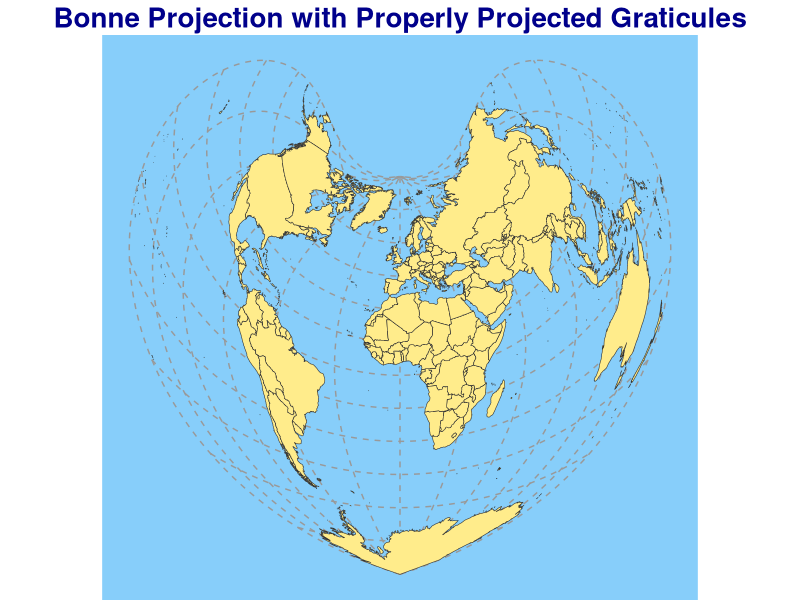

Write the R code that produced this figure.
# Load libraries
library(sf)
library(ggplot2)
library(rnaturalearth)

# Fetch world data
world <- rnaturalearth::ne_countries(scale = "medium", returnclass = "sf")

# Transform the world data to Bonne (heart-shaped)
bonne_crs <- "+proj=bonne +lat_1=45 +lon_0=0"  # Define the Bonne projection CRS
world_heart <- st_transform(world, crs = bonne_crs)

# Generate graticules (gridlines) and reproject them into Bonne projection
graticules <- st_graticule(
  lon = seq(-180, 180, by = 30),  # Longitude lines every 30 degrees
  lat = seq(-90, 90, by = 15)    # Latitude lines every 15 degrees
) %>% 
  st_transform(crs = bonne_crs)  # Reproject graticules into Bonne projection

# Plot the Bonne projection map with projected graticules
ggplot() +
  geom_sf(data = graticules, color = "gray60", linetype = "dashed", size = 0.3) +  # Graticules
  geom_sf(data = world_heart, fill = "lightgoldenrod1", color = "gray20", size = 0.3) +  # Land
  theme_void() + 
  theme(
    panel.background = element_rect(fill = "lightskyblue", color = NA),  # Ocean
    plot.title = element_text(size = 20, face = "bold", hjust = 0.5, color = "darkblue")
  ) +
  labs(title = "Bonne Projection with Properly Projected Graticules")
